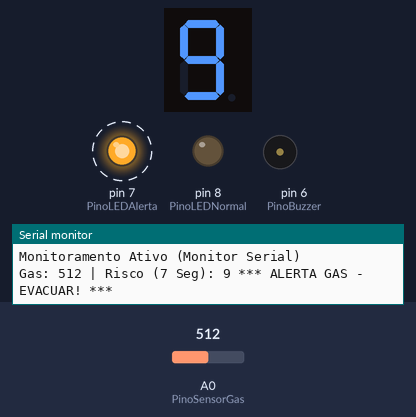
A sketch run on a simulated Arduino Uno, built with avr-gcc and run on an emulated ATmega328P. Shown: 1-digit seven-segment display, output pins drawn as LEDs (lit = HIGH), buzzer (waves = sounding), the last lines printed to the serial monitor. Wiring (inferred from the names in the program): 1-digit 7-segment display, segments lit when HIGH: segments pin 10, pin 9, pin 2, pin 3, pin 4, pin 11, pin 12. Dashed ring = blinking. Inputs (shaded band) come from the test bench; at power-on: A0 (PinoSensorGas) = 512. The segment pins are drawn as the display they are named for; pins used as bus, display or sensor lines are not drawn.

Above: at 2.38 s.
3.3 s: A0 (PinoSensorGas) set to 157
At 4.13 s:
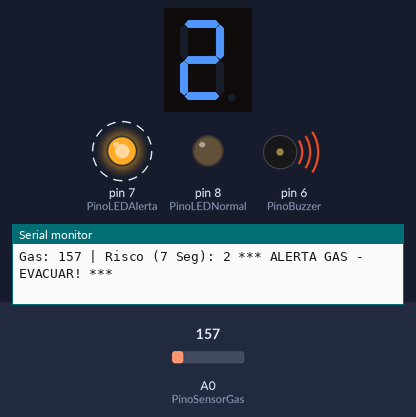
5.5 s: A0 (PinoSensorGas) set to 140
At 6.3 s:
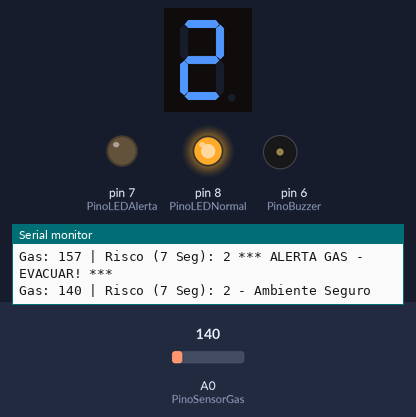
8.5 s: A0 (PinoSensorGas) set to 306
At 9.9 s:
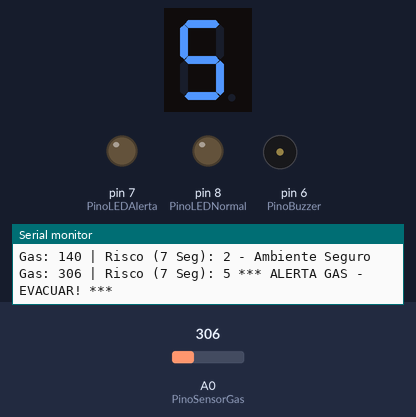
10.5 s: A0 (PinoSensorGas) set to 122
At 10.9 s:
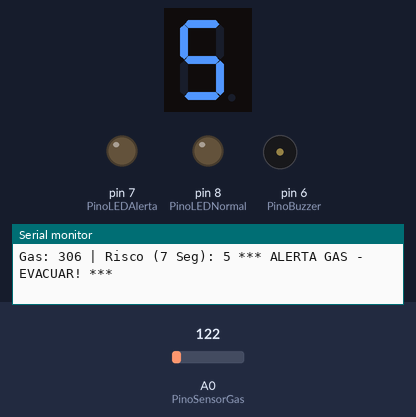
12.5 s: A0 (PinoSensorGas) set to 160
At 13.14 s:
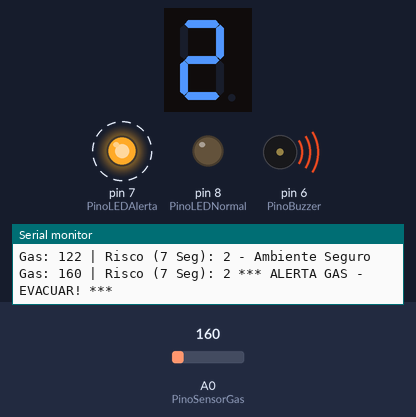
Timing chart, 0 to 17.0 s (numbered marks = the images above; inputs shaded):
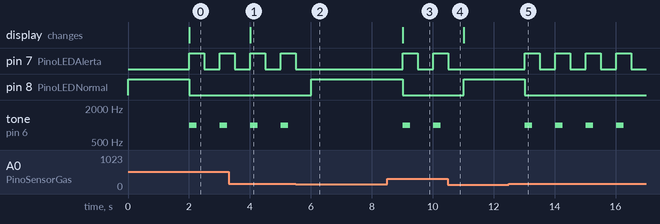

The sketch:

Codigo_Projeto.ino
```cpp
#include <Wire.h>
// #include <LiquidCrystal_I2C.h> // REMOVIDA: Display LCD I2C não está mais no projeto.
// NOVO: Biblioteca de terceiros adicionada APENAS para cumprir o requisito acadêmico.
// Se você for usar um LED RGB (NeoPixel/WS2812), pode manter esta linha. Caso contrário, adicione a biblioteca de outro componente que você for usar.
#include <Adafruit_NeoPixel.h>

// --- Definições de Pinos ---

// Componente Analógico (Sensor de Gás)
const int PinoSensorGas = A0; 

// --- Calibração ---
const int LIMITE_GAS = 150; // Alarme dispara quando a leitura bruta analógica ultrapassar 150.
const int NIVEL_MAXIMO_GAS = 500; // Ajusta o mapeamento para que leituras mais baixas alcancem Risco 9 (Display 7 Seg.)

// Atuadores (Alerta Sonoro e Visual)
const int PinoBuzzer = 6;
const int PinoLEDAlerta = 7; // Vermelho
const int PinoLEDNormal = 8; // Verde

// Pinos do Display de 7 Segmentos (Ordem: a, b, c, d, e, f, g)
const int PinosSegmentos[7] = {10, 9, 2, 3, 4, 11, 12}; 
const int NumSegmentos = 7;


// --- Mapeamento do Display 7 Segmentos (Cátodo Comum) ---
// 1 = HIGH (Aceso)
const byte Digitos[10][7] = {
//  a, b, c, d, e, f, g
  {1, 1, 1, 1, 1, 1, 0}, // 0
  {0, 1, 1, 0, 0, 0, 0}, // 1
  {1, 1, 0, 1, 1, 0, 1}, // 2
  {1, 1, 1, 1, 0, 0, 1}, // 3
  {0, 1, 1, 0, 0, 1, 1}, // 4
  {1, 0, 1, 1, 0, 1, 1}, // 5
  {1, 0, 1, 1, 1, 1, 1}, // 6
  {1, 1, 1, 0, 0, 0, 0}, // 7
  {1, 1, 1, 1, 1, 1, 1}, // 8
  {1, 1, 1, 1, 0, 1, 1}  // 9
};

// Função para exibir o dígito no display de 7 segmentos
void displayDigito(int numero) {
  numero = constrain(numero, 0, 9);
  
  for (int i = 0; i < NumSegmentos; i++) {
    digitalWrite(PinosSegmentos[i], Digitos[numero][i]);
  }
}

void setup() {
  Serial.begin(9600);
  Serial.println("--- Detector de Emergencia ---");
  Serial.println("Monitoramento Ativo (Monitor Serial)");
  
  // Configurações de OUTPUT
  pinMode(PinoBuzzer, OUTPUT);
  pinMode(PinoLEDAlerta, OUTPUT);
  pinMode(PinoLEDNormal, OUTPUT);
  // Configura os 7 pinos do display como SAÍDA
  for (int i = 0; i < NumSegmentos; i++) {
    pinMode(PinosSegmentos[i], OUTPUT);
  }
  
  // Estado inicial: Verde ligado, Alerta desligado, Display 0
  digitalWrite(PinoLEDAlerta, LOW);
  digitalWrite(PinoLEDNormal, HIGH); 
  displayDigito(0); 
  
  delay(2000); 
}

void loop() {
  // 1. Leitura e Mapeamento
  int valorGas = analogRead(PinoSensorGas);
  
  // Mapeia de 0-500 para 0-9 (Nível de Risco)
  int nivelRisco = map(valorGas, 0, NIVEL_MAXIMO_GAS, 0, 9);
  nivelRisco = constrain(nivelRisco, 0, 9); 

  // 2. Atualiza o Display de 7 Segmentos
  displayDigito(nivelRisco);
  
  // Saída principal para o Monitor Serial
  Serial.print("Gas: ");
  Serial.print(valorGas);
  Serial.print(" | Risco (7 Seg): ");
  Serial.print(nivelRisco);

  // 3. Lógica de Decisão
  if (valorGas > LIMITE_GAS) {
    // --- ESTADO DE ALERTA ---
    
    digitalWrite(PinoLEDNormal, LOW); 
    
    // Alarme intermitente (pisca LED vermelho e toca buzzer)
    digitalWrite(PinoLEDAlerta, HIGH);
    tone(PinoBuzzer, 1000, 250); 
    Serial.println(" *** ALERTA GAS - EVACUAR! ***");
    delay(500); 
    
    digitalWrite(PinoLEDAlerta, LOW);
    delay(500); 

  } else {
    // --- ESTADO NORMAL ---
    
    // Desliga alarme e LED vermelho, liga LED verde
    noTone(PinoBuzzer);
    digitalWrite(PinoLEDAlerta, LOW);
    digitalWrite(PinoLEDNormal, HIGH);
    Serial.println(" - Ambiente Seguro");
    
    delay(1000); 
  }
}
```

Measured:
- the behaviour switches between 151 and 150 on A0 (PinoSensorGas) (found by bisection; images 1 and 2)
- after the input at 3.3 s, the display: changes after 0.71 s (image 1)
- after the input at 5.5 s, pin 7 (PinoLEDAlerta): goes on until 5.5 s, then stays LOW; pin 8 (PinoLEDNormal): LOW → HIGH after 0.51 s; tone on pin 6 (PinoBuzzer): stops changing and stays silent
- after the input at 8.5 s, pin 7 (PinoLEDAlerta): LOW → HIGH after 0.51 s, → LOW 0.50 s later, → HIGH 0.50 s later; pin 8 (PinoLEDNormal): HIGH → LOW after 0.51 s; tone on pin 6 (PinoBuzzer): alternates 1000 Hz for 0.25 s and silent for 0.75 s, starting after 0.51 s; the display: changes after 0.51 s (image 3)
- after the input at 10.5 s, pin 7 (PinoLEDAlerta): goes on until 10.5 s, then stays LOW; pin 8 (PinoLEDNormal): LOW → HIGH after 0.51 s; tone on pin 6 (PinoBuzzer): stops changing and stays silent
- after the input at 12.5 s, pin 7 (PinoLEDAlerta): alternates HIGH for 0.50 s and LOW for 0.50 s, starting after 0.52 s; pin 8 (PinoLEDNormal): HIGH → LOW after 0.52 s; tone on pin 6 (PinoBuzzer): alternates 1000 Hz for 0.25 s and silent for 0.75 s, starting after 0.52 s
- by itself, pin 7 (PinoLEDAlerta): alternates HIGH for 0.50 s and LOW for 0.50 s
- by itself, tone on pin 6 (PinoBuzzer): alternates 1000 Hz for 0.25 s and silent for 0.75 s
